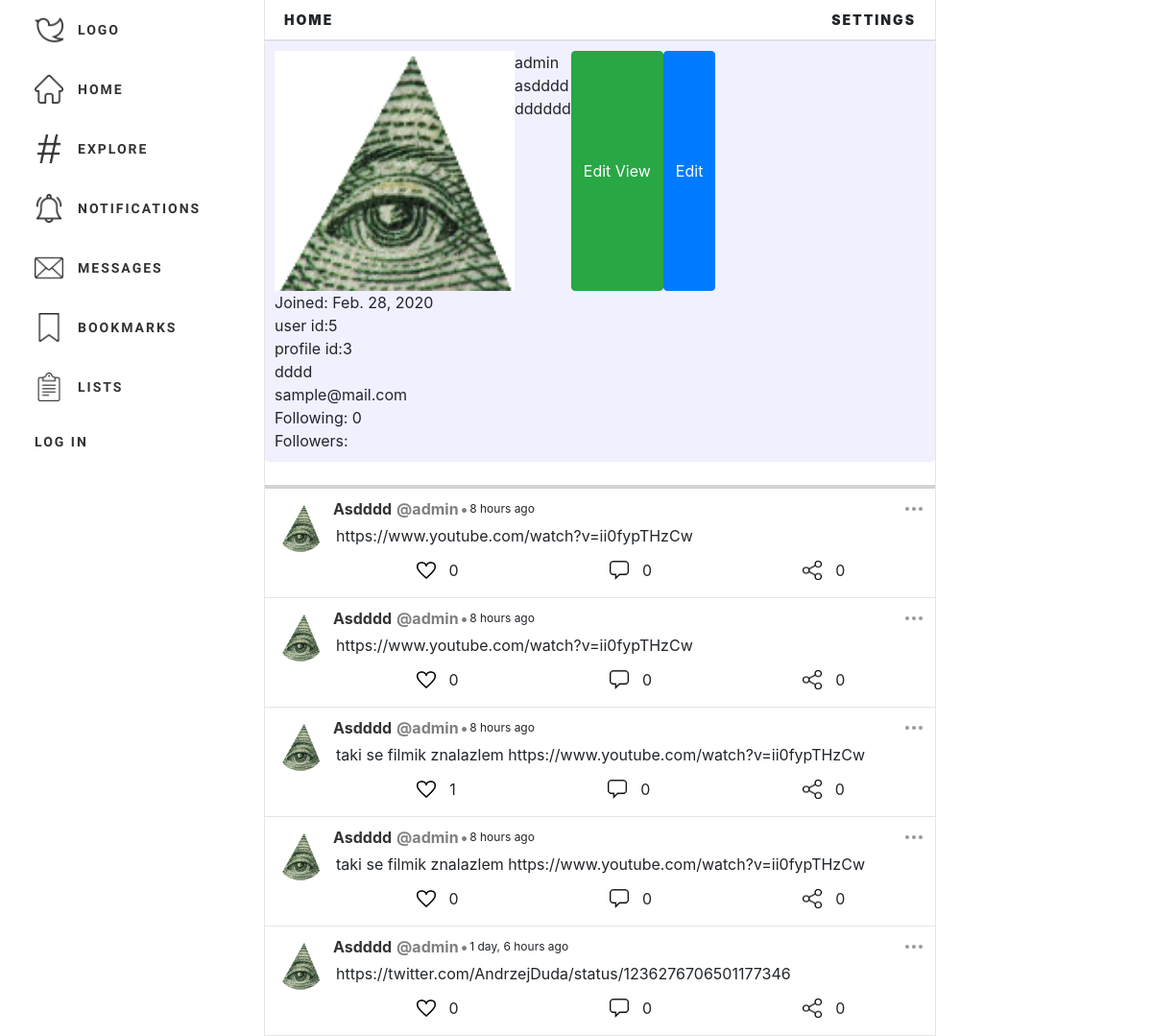
Screenshot of /users/profile/3/ with the database file from the repository.
### users/models.py (models this page shows, shortened)
class Profile(models.Model):
    from django.core.validators import RegexValidator
    alphanumeric = RegexValidator(
        r'^[0-9a-zA-Z ]*$', 'Only alphanumeric characters are allowed.')
    letters = RegexValidator(r'^[a-zA-Z ]*$', 'Only letters are allowed.')
    user = models.OneToOneField(User, on_delete=models.CASCADE)
    join_timestamp = models.DateField()
    alias = models.CharField(max_length=50, blank=True,
                             validators=[alphanumeric])
    name = models.CharField(max_length=60, blank=True,
                            null=True, validators=[letters])
    profile_img = models.ImageField(
        default='default_profile_pic.jpg', upload_to='profile_pics')
    description = models.TextField(blank=True, max_length=300)
    following = models.ManyToManyField(
        User, related_name='followers', blank=True)
    def get_update_profile_url(self):
        return reverse('users:profile_update', kwargs={'pk': self.pk})

### post/models.py (models this page shows, shortened)
class Post(models.Model):
    content = models.TextField(max_length=300)
    author = models.ForeignKey(
        User, on_delete=models.CASCADE)
    timestamp = models.DateTimeField()
    parent = models.ForeignKey(
        'self', related_name='comments', on_delete=models.CASCADE, null=True, blank=True)
    likes = models.ManyToManyField(
        User, related_name='liked_posts', blank=True)
    snippet_length = 350
    def should_snippet(self):
        return len(self.content) > self.snippet_length

### users/views.py (the view)
# urls.py: path('profile/<int:pk>/', views.ProfileView.as_view(), name='profile'),
class ProfileView(DetailView):
    model = Profile
    template_name = 'users/profile.html'
    def get_context_data(self, **kwargs):
        context = super(ProfileView, self).get_context_data(**kwargs)
        profile = get_object_or_404(Profile, pk=self.kwargs['pk'])
        user = get_object_or_404(User, profile=profile)
        context['posts'] = Post.objects.filter(
            author=user).order_by('-timestamp')[:5]
        context['update_form'] = ProfileUpdateForm
        return context

### users/templates/users/profile.html (shortened to what this page needs)
{% extends 'main/base.html' %}
{% load crispy_forms_tags %}
{%load static%}
{% load humanize %}
{% block link %}
<link rel="stylesheet" href="{% static 'main/base_style.css'%}">
<link rel="stylesheet" href="{% static 'main/home_style.css'%}">
<link rel="stylesheet" href="{% static 'post/post_style.css'%}">
<link rel="stylesheet" href="{% static 'users/profile_style.css'%}">
{% endblock %}
{% block content %}
<div class="profile">
    <div class="profile-info">
        <div class="main-profile-info">
            <img class="profile-profile-img" src="{{profile.profile_img.url}}" alt="profile_img">
            <div class="username">
                <p>{{profile.user.username}}</p>
                <p>{{profile.alias}}</p>
                <p>{{profile.name}}</p>
            </div>
            <button class="btn btn-success" href="{{profile.get_update_profile_url}}">Edit View</button>
            <button class='profile-update-modal-redirect btn btn-primary'>Edit</button>
        </div>
        <div>
            <p>Joined: {{profile.join_timestamp}}</p>
            <p>user id:{{profile.user.id}}</p>
            <p>profile id:{{profile.id}}</p>
            <p>{{profile.description}}</p>
            <p>{{profile.user.email}}</p>
            <p>Following: {{profile.following.count}}</p>
            <p>Followers: {{profile.followers_set.all.count}}</p>
        </div>
    </div>
    <div>
        <div class="posts text-white pt-2 mt-3"></div>
        {% for post in posts %}
        {% include 'post/post_template.html' with post=post user=user%}
    </div>
{% endfor %}
{% endblock %}

### post/templates/post/post_template.html (shortened to what this page needs)
{% load static %}
{% load crispy_forms_tags %}
{% load humanize %}
{% load js %}
<div class="post" id="post-{{post.id}}" href="{% url 'post:post_detail' post.id %}">
    <div class="left">
        <a href="{%url 'users:profile' post.author.profile.id %}">
            <img src="{{post.author.profile.profile_img.url}}" alt="{{post.author.username}}">
        </a>
    </div>
    <div class="right">
        <nav class="nav-top">
            <div class="info">
                <a class="alias"
                    href="{%url 'users:profile' post.author.profile.id %}">{{post.author.profile.alias}}</a>
                <p class="username">@{{post.author}}</p>
                <p class="timestamp-dot">•</p>
                <p class="timestamp">{{post.timestamp|naturaltime}}</p>
            </div>
            <div class="options" id="options-{{post.id}}">
                <div class="dots">
                    <div class=" dot1"></div>
                    <div class="dot2"></div>
                    <div class="dot3"></div>
                </div>
            </div>
        </nav>
        <div class="content">
            <div class="content mx-2 py-1 " id="content-div-{{post.id}}">
                {% if post.should_snippet %}
                <p id="content1-{{post.id}}">{{post.snippet}}</p>
                <p id="show-more">show more...</p>
                {% else %}
                <p id="content2-{{post.id}}">{{post.content}}</p>
                {%endif%}
            </div>
        </div>
        <nav class="nav-bot icon-set hover-set">
            <div class="like-div">
                <div class="like hover" id='like-{{post.id}}' method="POST" action="{%url 'post:post-like' post.id %}"
                    likes-count="{{post.likes.count}}" post_id={{post.id}} liked='false'>
                    <img src=" {% static 'main/images/like.png' %}" alt="like">
                </div>
                <p>{{post.likes.count}}</p>
            </div>
            <div class="comment">
                <div class="hover" id='comment-{{post.id}}' post_id={{post.id}}>
                    <img src="{% static 'main/images/comment.png' %}" alt="comment">
                </div>
                <p>{{post.comments.all.count}}</p>
            </div>
            <div class="share">
                <div class="hover" id='share-{{post.id}}' post_id={{post.id}}>
                    <img src="{% static 'main/images/share.png' %}" alt="share">
                </div>
                <p>0</p>
            </div>
    </div>
</div>
</div>

### main/static/main/base_style.css (style rules this page uses)
*,p { margin: 0px; padding: 0px; box-sizing: border-box; }
:root { overflow-x: hidden; }
body { background-color: white; display: grid; grid-template-columns: 1fr 700px 1fr; grid-template-areas: "nav-left main nav-right" ; }
.icon-set img { padding: 5px; width: 30px; height: 30px; }
.hover-set .hover { transition: 0.2s ease-in; border-radius: 25px; padding: 5px; }

### main/static/main/home_style.css (style rules this page uses)
.left { display: block; margin-top: 8px; margin-left: 4px; margin-right: 4px; height: auto; }
.right,.mid { width: 100%; height: min-content; display: block; }
.left img { object-fit: cover; background-color: white; border-radius: 100%; width: 50px; height: 50px; }

### post/static/post/post_style.css (style rules this page uses)
.posts { grid-area: posts; grid-row-start: 2; grid-column-start: 2; border-bottom: solid; border-bottom-width: 4px; border-color: rgba(111, 111, 111,0.3); }
.post { display: flex; padding:8px; border-bottom: solid; border-bottom-width: 1px; border-color: rgba(111, 111, 111,0.18); }
.post .left img { object-fit: cover; }
.post .nav-top { height: fit-content; width: 100%; font-weight: bold; display: flex; justify-content: space-between; align-items: center; }
.post .nav-top .info { display: flex; justify-content: center; align-items: center; }
.post .nav-top .alias { color: rgba(0,0, 0, .8); padding-left: 5px; padding-right: 5px; text-transform: capitalize; }
.post .nav-top .username { color: rgba(0,0, 0, .5); margin: 0; }
.timestamp { font-size: 12px; font-weight: lighter; margin: 0; vertical-align: unset; }
.timestamp-dot { margin: 0; color: rgba(0,0, 0, .5); margin-left: 2px; margin-right: 2px; }
.post .options { transition: all 0.3s ease-out; position: relative; padding: 5px; right: 0px; display: flex; }
.post .options .dots { display: flex; cursor: pointer; padding-top: 5px; padding-bottom: 5px; }
.post .options .dots div { width: 4px; height: 4px; margin: 1.5px; border-radius: 50%; background-color: rgb(153, 153, 153); }
.post .options { padding: 4px; }
.content p, .content a { word-break: break-all; margin-bottom: 0; }
.nav-bot { display: flex; justify-content: space-around; align-items: center; height: min-content; padding-left: 10px; padding-right: 10px; }
.nav-bot div { display: flex; border-radius: 25px; align-items: center; margin-right: 4px; }
.nav-bot p { margin: 0; align-items: center; }

### users/static/users/profile_style.css (style rules this page uses)
.profile-profile-img { object-fit: cover; width:250px; height:250px; background-color: white; border: thin; }
.profile-info { background-color: rgba(240,240,255, 1); padding: 10px; border-radius: 4px; }
.main-profile-info { display: flex; flex-direction: row; }

### rows the page displays
Profile: profile_img (picture), user.username "admin", alias "asdddd", name "dddddd", join_timestamp "Feb. 28, 2020", user.id "5", id "3", description "dddd", user.email "sample@mail.com", following.count "0"
Post: author.profile.profile_img (picture), author.profile.alias "Asdddd", author "admin", timestamp "8 hours ago", content "https://www.youtube.com/watch?v=ii0fypTHzCw", likes.count "0", comments.all.count "0"
Post: author.profile.profile_img (picture), author.profile.alias "Asdddd", author "admin", timestamp "8 hours ago", content "https://www.youtube.com/watch?v=ii0fypTHzCw", likes.count "0", comments.all.count "0"
Post: author.profile.profile_img (picture), author.profile.alias "Asdddd", author "admin", timestamp "8 hours ago", content "taki se filmik znalazlem https://www.youtube.com/watch?v=ii0fypTHzCw", likes.count "1", comments.all.count "0"
Post: author.profile.profile_img (picture), author.profile.alias "Asdddd", author "admin", timestamp "8 hours ago", content "taki se filmik znalazlem https://www.youtube.com/watch?v=ii0fypTHzCw", likes.count "0", comments.all.count "0"
Post: author.profile.profile_img (picture), author.profile.alias "Asdddd", author "admin", timestamp "1 day, 6 hours ago", content "https://twitter.com/AndrzejDuda/status/1236276706501177346", likes.count "0", comments.all.count "0"
